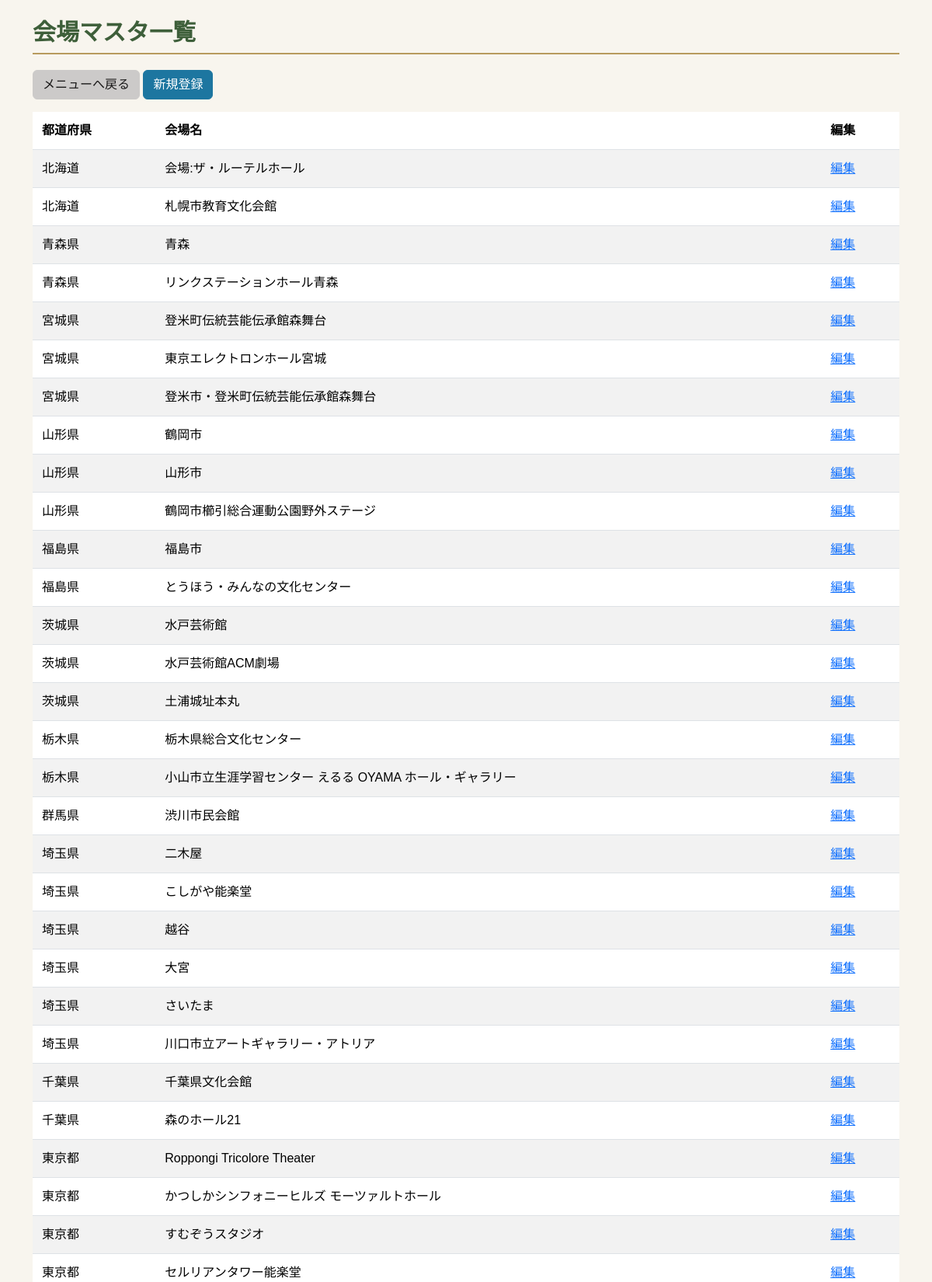
/venues (upper part), run on the app's committed database.
### tables this page shows
CREATE TABLE common_venues (
	id INTEGER NOT NULL, 
	code INTEGER NOT NULL, 
	venue TEXT NOT NULL, 
	PRIMARY KEY (id)
);

CREATE TABLE prefucture_mst (
	code INTEGER NOT NULL, 
	prefucture TEXT NOT NULL, 
	PRIMARY KEY (code)
);

### app/routers/venue_master.py (the view)
@router.get("/venues")
def venue_list(request: Request):
    ensure_restored("prefucture_mst", "common_venues")
    with engine.connect() as conn:
        rows = conn.execute(
            text("""
                SELECT
                    c.id,
                    c.code,
                    p.prefucture AS prefecture,
                    c.venue
                FROM common_venues c
                JOIN prefucture_mst p
                    ON p.code = c.code
                ORDER BY c.code, c.id
            """)
        ).fetchall()
    return templates.TemplateResponse(
        request=request,
        name="venue_list.html",
        context={"rows": rows},
    )

### app/templates/venue_list.html (shortened to what this page needs)
{% extends 'base.html' %}
{% block content %}
<h1>会場マスタ一覧</h1>
<p>
    <a class="btn btn-outline-secondary" href="/">メニューへ戻る</a>
    <a class="btn btn-primary" href="/venues/new">新規登録</a>
</p>
<div class="table-responsive">
<table class="table table-striped">
    <thead>
        <tr>
            <th>都道府県</th>
            <th>会場名</th>
            <th>編集</th>
        </tr>
    </thead>
    <tbody>
        {% for row in rows %}
        <tr>
            <td>{{ row.prefecture }}</td>
            <td>{{ row.venue }}</td>
            <td><a href="/venues/{{ row.id }}">編集</a></td>
        </tr>
        {% endfor %}
    </tbody>
</table>
</div>
{% endblock %}

### app/static/style.css (style rules this page uses)
:root { --main-color: #3E5F3A; --accent-color: #B89B5E; }
h1 { color: var(--main-color); font-family: "Yu Mincho", "MS Mincho", serif; font-size: 30px; font-weight: bold; border-bottom: 2px solid var(--accent-color); padding-bottom: 8px; margin-bottom: 20px; }
body { background-color: #F8F5EE; color: #295c24; font-family: "Yu Gothic", "Meiryo", sans-serif; }
.btn-primary { background-color: #1d76a0; border-color: #1d76a0; color: white; transition: all 0.3s ease; }
.btn-outline-secondary { background-color: #cccac9 !important; border-color: #cccac9 !important; color: rgb(26, 25, 25) !important; }
.table { font-size: 1rem; }
.table th, .table td { padding: 0.75rem; vertical-align: middle; }

### data on the page
common_venues: prefecture "北海道", venue "会場:ザ・ルーテルホール"
common_venues: prefecture "北海道", venue "札幌市教育文化会館"
common_venues: prefecture "青森県", venue "青森"
common_venues: prefecture "青森県", venue "リンクステーションホール青森"
common_venues: prefecture "宮城県", venue "登米町伝統芸能伝承館森舞台"
common_venues: prefecture "宮城県", venue "東京エレクトロンホール宮城"
common_venues: prefecture "宮城県", venue "登米市・登米町伝統芸能伝承館森舞台"
common_venues: prefecture "山形県", venue "鶴岡市"
common_venues: prefecture "山形県", venue "山形市"
common_venues: prefecture "山形県", venue "鶴岡市櫛引総合運動公園野外ステージ"
common_venues: prefecture "福島県", venue "福島市"
common_venues: prefecture "福島県", venue "とうほう・みんなの文化センター"
common_venues: prefecture "茨城県", venue "水戸芸術館"
common_venues: prefecture "茨城県", venue "水戸芸術館ACM劇場"
common_venues: prefecture "茨城県", venue "土浦城址本丸"
common_venues: prefecture "栃木県", venue "栃木県総合文化センター"
common_venues: prefecture "栃木県", venue "小山市立生涯学習センター えるる OYAMA ホール・ギャラリー"
common_venues: prefecture "群馬県", venue "渋川市民会館"
common_venues: prefecture "埼玉県", venue "二木屋"
common_venues: prefecture "埼玉県", venue "こしがや能楽堂"
common_venues: prefecture "埼玉県", venue "越谷"
common_venues: prefecture "埼玉県", venue "大宮"
common_venues: prefecture "埼玉県", venue "さいたま"
common_venues: prefecture "埼玉県", venue "川口市立アートギャラリー・アトリア"
common_venues: prefecture "千葉県", venue "千葉県文化会館"
common_venues: prefecture "千葉県", venue "森のホール21"
common_venues: prefecture "東京都", venue "Roppongi Tricolore Theater"
common_venues: prefecture "東京都", venue "かつしかシンフォニーヒルズ モーツァルトホール"
common_venues: prefecture "東京都", venue "すむぞうスタジオ"
common_venues: prefecture "東京都", venue "セルリアンタワー能楽堂"
